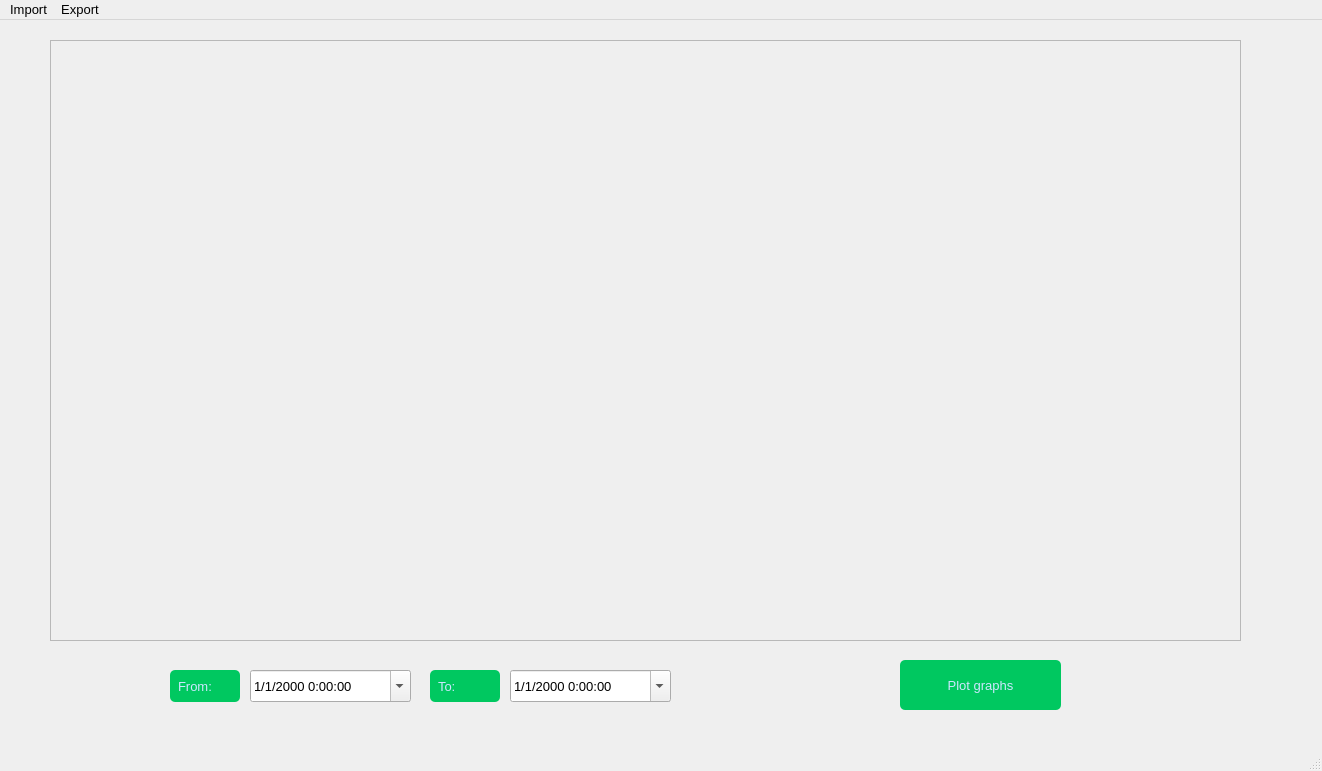
<?xml version="1.0" encoding="UTF-8"?>
<ui version="4.0">
 <class>MainWindow</class>
 <widget class="QMainWindow" name="MainWindow">
  <property name="geometry">
   <rect>
    <x>0</x>
    <y>0</y>
    <width>1322</width>
    <height>771</height>
   </rect>
  </property>
  <property name="font">
   <font>
    <pointsize>10</pointsize>
   </font>
  </property>
  <property name="focusPolicy">
   <enum>Qt::NoFocus</enum>
  </property>
  <property name="windowTitle">
   <string>MainWindow</string>
  </property>
  <widget class="QWidget" name="centralwidget">
   <widget class="QPushButton" name="plotter">
    <property name="geometry">
     <rect>
      <x>900</x>
      <y>640</y>
      <width>161</width>
      <height>50</height>
     </rect>
    </property>
    <property name="styleSheet">
     <string notr="true">QPushButton{
	background-color:rgb(0,200,96);
	border: none;
	padding: 5px;
	color:rgb(205,230,255);
	border-radius: 5px;
	font:75 14pt &quot;Candara&quot;;
}

QPushButton:hover{
	background-color:rgb(0,220,65);	
}
QPushButton:pressed{
	background-color:rgb(0,200,96);	
}</string>
    </property>
    <property name="text">
     <string>Plot graphs</string>
    </property>
   </widget>
   <widget class="QFrame" name="frame">
    <property name="geometry">
     <rect>
      <x>50</x>
      <y>20</y>
      <width>1191</width>
      <height>601</height>
     </rect>
    </property>
    <property name="sizePolicy">
     <sizepolicy hsizetype="Expanding" vsizetype="Expanding">
      <horstretch>0</horstretch>
      <verstretch>0</verstretch>
     </sizepolicy>
    </property>
    <property name="frameShape">
     <enum>QFrame::StyledPanel</enum>
    </property>
    <property name="frameShadow">
     <enum>QFrame::Raised</enum>
    </property>
   </widget>
   <widget class="QDateTimeEdit" name="datetimefrom">
    <property name="geometry">
     <rect>
      <x>250</x>
      <y>650</y>
      <width>161</width>
      <height>32</height>
     </rect>
    </property>
    <property name="maximumDate">
     <date>
      <year>2100</year>
      <month>12</month>
      <day>31</day>
     </date>
    </property>
    <property name="minimumDate">
     <date>
      <year>1970</year>
      <month>1</month>
      <day>1</day>
     </date>
    </property>
    <property name="maximumTime">
     <time>
      <hour>23</hour>
      <minute>59</minute>
      <second>59</second>
     </time>
    </property>
    <property name="displayFormat">
     <string>M/d/yyyy h:mm:ss</string>
    </property>
    <property name="calendarPopup">
     <bool>true</bool>
    </property>
    <property name="timeSpec">
     <enum>Qt::LocalTime</enum>
    </property>
   </widget>
   <widget class="QLabel" name="labelfrom">
    <property name="geometry">
     <rect>
      <x>170</x>
      <y>650</y>
      <width>70</width>
      <height>32</height>
     </rect>
    </property>
    <property name="styleSheet">
     <string notr="true">QLabel{
	background-color:rgb(0,200,96);
	border: none;
	padding: 5px;
	color:rgb(205,230,255);
	border-radius: 5px;
	font:75 14pt &quot;Candara&quot;;
}</string>
    </property>
    <property name="text">
     <string>From:</string>
    </property>
   </widget>
   <widget class="QLabel" name="labelto">
    <property name="geometry">
     <rect>
      <x>430</x>
      <y>650</y>
      <width>70</width>
      <height>32</height>
     </rect>
    </property>
    <property name="styleSheet">
     <string notr="true">QLabel{
	background-color:rgb(0,200,96);
	border: none;
	padding: 5px;
	color:rgb(205,230,255);
	border-radius: 5px;
	font:75 14pt &quot;Candara&quot;;
}</string>
    </property>
    <property name="text">
     <string>To:</string>
    </property>
   </widget>
   <widget class="QDateTimeEdit" name="datetimeto">
    <property name="geometry">
     <rect>
      <x>510</x>
      <y>650</y>
      <width>161</width>
      <height>32</height>
     </rect>
    </property>
    <property name="maximumDate">
     <date>
      <year>2100</year>
      <month>12</month>
      <day>31</day>
     </date>
    </property>
    <property name="minimumDate">
     <date>
      <year>1970</year>
      <month>1</month>
      <day>1</day>
     </date>
    </property>
    <property name="maximumTime">
     <time>
      <hour>23</hour>
      <minute>59</minute>
      <second>59</second>
     </time>
    </property>
    <property name="displayFormat">
     <string>M/d/yyyy h:mm:ss</string>
    </property>
    <property name="calendarPopup">
     <bool>true</bool>
    </property>
    <property name="timeSpec">
     <enum>Qt::LocalTime</enum>
    </property>
   </widget>
  </widget>
  <widget class="QMenuBar" name="menubar">
   <property name="geometry">
    <rect>
     <x>0</x>
     <y>0</y>
     <width>1322</width>
     <height>26</height>
    </rect>
   </property>
   <widget class="QMenu" name="menuOpen_files">
    <property name="title">
     <string>Import</string>
    </property>
    <addaction name="separator"/>
   </widget>
   <widget class="QMenu" name="menuExport">
    <property name="title">
     <string>Export</string>
    </property>
   </widget>
   <addaction name="menuOpen_files"/>
   <addaction name="menuExport"/>
  </widget>
  <widget class="QStatusBar" name="statusbar"/>
  <action name="actionImport">
   <property name="text">
    <string>Import</string>
   </property>
  </action>
 </widget>
 <resources/>
 <connections/>
</ui>
